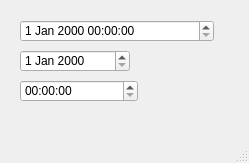
<?xml version="1.0" encoding="UTF-8"?>
<ui version="4.0">
 <class>MainWindow</class>
 <widget class="QMainWindow" name="MainWindow">
  <property name="geometry">
   <rect>
    <x>0</x>
    <y>0</y>
    <width>249</width>
    <height>163</height>
   </rect>
  </property>
  <property name="windowTitle">
   <string>dateTimeAndTimeEdit日期和时间控件</string>
  </property>
  <widget class="QWidget" name="centralwidget">
   <widget class="QDateTimeEdit" name="dateTimeEdit">
    <property name="geometry">
     <rect>
      <x>20</x>
      <y>20</y>
      <width>194</width>
      <height>22</height>
     </rect>
    </property>
   </widget>
   <widget class="QDateEdit" name="dateEdit">
    <property name="geometry">
     <rect>
      <x>20</x>
      <y>50</y>
      <width>110</width>
      <height>22</height>
     </rect>
    </property>
   </widget>
   <widget class="QTimeEdit" name="timeEdit">
    <property name="geometry">
     <rect>
      <x>20</x>
      <y>80</y>
      <width>118</width>
      <height>22</height>
     </rect>
    </property>
   </widget>
  </widget>
  <widget class="QMenuBar" name="menubar">
   <property name="geometry">
    <rect>
     <x>0</x>
     <y>0</y>
     <width>249</width>
     <height>21</height>
    </rect>
   </property>
  </widget>
  <widget class="QStatusBar" name="statusbar"/>
 </widget>
 <resources/>
 <connections/>
</ui>
